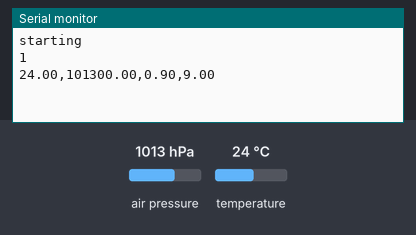
This sketch was run on a simulated Arduino Mega 2560, built with avr-gcc and run on an emulated ATmega2560. Parts: the last lines printed to the serial monitor. The inputs (shaded band) are chosen by the test bench; at power-on: air pressure 1013 hPa, temperature 24 °C.

Above: at 1.2 s.
1.3 s: air pressure set to 952 hPa
At 3.2 s:
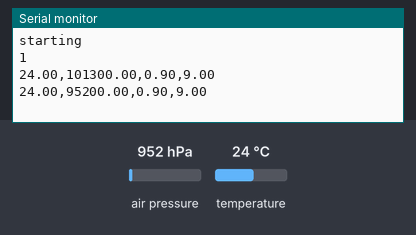
3.6 s: temperature set to 12 °C
At 5.3 s:
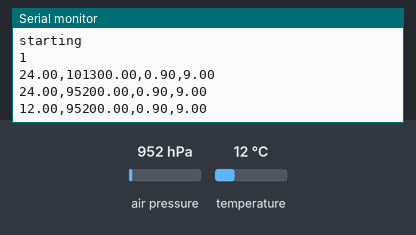
5.9 s: air pressure set to 975 hPa
At 7.1 s:
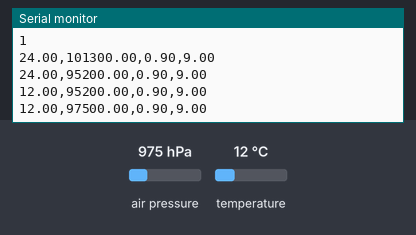
Timing chart, 0 to 8.9 s (numbered marks = the images above; inputs shaded):
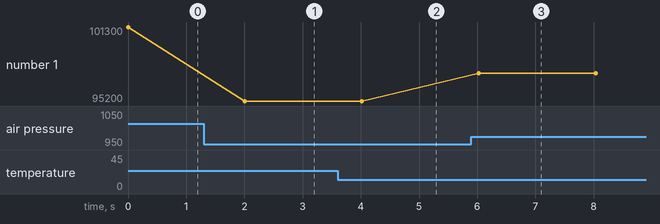

Measured:
- after the input at 1.3 s, the serial monitor: prints a new line after 0.71 s (image 1)
- after the input at 3.6 s, the serial monitor: prints a new line after 0.42 s (image 2)
- after the input at 5.9 s, the serial monitor: prints a new line after 0.13 s (image 3)
- plotted number 1: 101300 → 95200 after the input at 1.3 s, 95200 → 97500 after the input at 5.9 s

The sketch:

RemoteSensorMain.ino
```cpp
#include <Wire.h>
#include <Adafruit_BMP280.h>

Adafruit_BMP280 bmp;

void setup() {
    Serial.begin(115200);
    while(!Serial);
    Serial1.begin(9600);
    unsigned status = bmp.begin();
    Serial.println("starting");
    Serial.println(status);
}

void loop() {
    Serial.print(bmp.readTemperature());
    Serial.print(",");
    Serial.print(bmp.readPressure());
    Serial.print(",");
    Serial.print(0.90);
    Serial.print(",");
    Serial.println(9.00);


    Serial1.print("1,");
    Serial1.print(bmp.readTemperature());
    Serial1.print(",");
    Serial1.print(bmp.readPressure());
    Serial1.print(",");
    Serial1.print(0.90);
    Serial1.print(",");
    Serial1.println(9.00);

    delay (2000);
}
```
